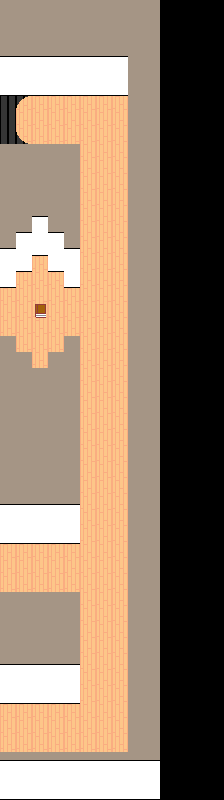

Below is a game level as drawn by its tile map, then a one-line description and the .tmx file that defines it, in full:
An orthogonal 14x50 tile map with 16x16 px tiles, 2 tile layers (Tile Layer 1, Tile Layer 2), 5 tilesets.

<map version="1.10" tiledversion="1.10.1" orientation="orthogonal" renderorder="right-down" width="14" height="50" tilewidth="16" tileheight="16" infinite="0" nextlayerid="3" nextobjectid="1">
 <tileset firstgid="1" source="ground tlst3.tsx" />
 <tileset firstgid="55" source="ground tlst6.tsx" />
 <tileset firstgid="109" source="building tileset1.tsx" />
 <tileset firstgid="197" source="building tileset0.tsx" />
 <tileset firstgid="467" source="ground tlst2.tsx" />
 <layer id="1" name="Tile Layer 1" width="14" height="50">
  <data encoding="csv">
467,467,467,467,467,467,467,467,467,467,0,0,0,0,
467,467,467,467,467,467,467,467,467,467,0,0,0,0,
467,467,467,467,467,467,467,467,467,467,0,0,0,0,
467,467,467,467,467,467,467,467,467,467,0,0,0,0,
226,226,226,226,226,226,226,226,467,467,0,0,0,0,
208,208,208,208,208,208,208,208,467,467,0,0,0,0,
60,60,21,21,21,21,21,21,467,467,0,0,0,0,
60,60,21,21,21,21,21,21,467,467,0,0,0,0,
60,60,21,21,21,21,21,21,467,467,0,0,0,0,
467,467,467,467,467,21,21,21,467,467,0,0,0,0,
467,467,467,467,467,21,21,21,467,467,0,0,0,0,
467,467,467,467,467,21,21,21,467,467,0,0,0,0,
467,467,467,467,467,21,21,21,467,467,0,0,0,0,
467,467,467,467,467,21,21,21,467,467,0,0,0,0,
467,467,226,467,467,21,21,21,467,467,0,0,0,0,
467,226,208,226,467,21,21,21,467,467,0,0,0,0,
226,208,21,208,226,21,21,21,467,467,0,0,0,0,
208,21,21,21,208,21,21,21,467,467,0,0,0,0,
21,21,21,21,21,21,21,21,467,467,0,0,0,0,
21,21,21,21,21,21,21,21,467,467,0,0,0,0,
21,21,21,21,21,21,21,21,467,467,0,0,0,0,
467,21,21,21,467,21,21,21,467,467,0,0,0,0,
467,467,21,467,467,21,21,21,467,467,0,0,0,0,
467,467,467,467,467,21,21,21,467,467,0,0,0,0,
467,467,467,467,467,21,21,21,467,467,0,0,0,0,
467,467,467,467,467,21,21,21,467,467,0,0,0,0,
467,467,467,467,467,21,21,21,467,467,0,0,0,0,
467,467,467,467,467,21,21,21,467,467,0,0,0,0,
467,467,467,467,467,21,21,21,467,467,0,0,0,0,
467,467,467,467,467,21,21,21,467,467,0,0,0,0,
467,467,467,467,467,21,21,21,467,467,0,0,0,0,
467,467,467,467,467,21,21,21,467,467,0,0,0,0,
226,226,226,226,226,21,21,21,467,467,0,0,0,0,
208,208,208,208,208,21,21,21,467,467,0,0,0,0,
21,21,21,21,21,21,21,21,467,467,0,0,0,0,
21,21,21,21,21,21,21,21,467,467,0,0,0,0,
21,21,21,21,21,21,21,21,467,467,0,0,0,0,
467,467,467,467,467,21,21,21,467,467,0,0,0,0,
467,467,467,467,467,21,21,21,467,467,0,0,0,0,
467,467,467,467,467,21,21,21,467,467,0,0,0,0,
467,467,467,467,467,21,21,21,467,467,0,0,0,0,
467,467,467,467,467,21,21,21,467,467,0,0,0,0,
226,226,226,226,226,21,21,21,467,467,0,0,0,0,
208,208,208,208,208,21,21,21,467,467,0,0,0,0,
21,21,21,21,21,21,21,21,467,467,0,0,0,0,
21,21,21,21,21,21,21,21,467,467,0,0,0,0,
21,21,21,21,21,21,21,21,467,467,0,0,0,0,
467,467,467,467,467,467,467,467,467,467,0,0,0,0,
226,226,226,226,226,226,226,226,226,226,0,0,0,0,
208,208,208,208,208,208,208,208,208,208,0,0,0,0
</data>
 </layer>
 <layer id="2" name="Tile Layer 2" width="14" height="50">
  <data encoding="csv">
0,0,0,0,0,0,0,0,0,0,0,0,0,0,
0,0,0,0,0,0,0,0,0,0,0,0,0,0,
0,0,0,0,0,0,0,0,0,0,0,0,0,0,
217,217,217,217,217,217,217,217,0,0,0,0,0,0,
0,0,0,0,0,0,0,0,0,0,0,0,0,0,
0,0,0,0,0,0,0,0,0,0,0,0,0,0,
0,10,0,0,0,0,0,0,0,0,0,0,0,0,
0,21,0,0,0,0,0,0,0,0,0,0,0,0,
0,19,0,0,0,0,0,0,0,0,0,0,0,0,
0,0,0,0,0,0,0,0,0,0,0,0,0,0,
0,0,0,0,0,0,0,0,0,0,0,0,0,0,
0,0,0,0,0,0,0,0,0,0,0,0,0,0,
0,0,0,0,0,0,0,0,0,0,0,0,0,0,
0,0,217,0,0,0,0,0,0,0,0,0,0,0,
0,217,0,217,0,0,0,0,0,0,0,0,0,0,
217,0,0,0,217,0,0,0,0,0,0,0,0,0,
0,0,0,0,0,0,0,0,0,0,0,0,0,0,
0,0,0,0,0,0,0,0,0,0,0,0,0,0,
0,0,0,0,0,0,0,0,0,0,0,0,0,0,
0,0,136,0,0,0,0,0,0,0,0,0,0,0,
0,0,0,0,0,0,0,0,0,0,0,0,0,0,
0,0,0,0,0,0,0,0,0,0,0,0,0,0,
0,0,0,0,0,0,0,0,0,0,0,0,0,0,
0,0,0,0,0,0,0,0,0,0,0,0,0,0,
0,0,0,0,0,0,0,0,0,0,0,0,0,0,
0,0,0,0,0,0,0,0,0,0,0,0,0,0,
0,0,0,0,0,0,0,0,0,0,0,0,0,0,
0,0,0,0,0,0,0,0,0,0,0,0,0,0,
0,0,0,0,0,0,0,0,0,0,0,0,0,0,
0,0,0,0,0,0,0,0,0,0,0,0,0,0,
0,0,0,0,0,0,0,0,0,0,0,0,0,0,
217,217,217,217,217,0,0,0,0,0,0,0,0,0,
0,0,0,0,0,0,0,0,0,0,0,0,0,0,
0,0,0,0,0,0,0,0,0,0,0,0,0,0,
0,0,0,0,0,0,0,0,0,0,0,0,0,0,
0,0,0,0,0,0,0,0,0,0,0,0,0,0,
0,0,0,0,0,0,0,0,0,0,0,0,0,0,
0,0,0,0,0,0,0,0,0,0,0,0,0,0,
0,0,0,0,0,0,0,0,0,0,0,0,0,0,
0,0,0,0,0,0,0,0,0,0,0,0,0,0,
0,0,0,0,0,0,0,0,0,0,0,0,0,0,
217,217,217,217,217,0,0,0,0,0,0,0,0,0,
0,0,0,0,0,0,0,0,0,0,0,0,0,0,
0,0,0,0,0,0,0,0,0,0,0,0,0,0,
0,0,0,0,0,0,0,0,0,0,0,0,0,0,
0,0,0,0,0,0,0,0,0,0,0,0,0,0,
0,0,0,0,0,0,0,0,0,0,0,0,0,0,
217,217,217,217,217,217,217,217,217,217,0,0,0,0,
0,0,0,0,0,0,0,0,0,0,0,0,0,0,
0,0,0,0,0,0,0,0,0,0,0,0,0,0
</data>
 </layer>
</map>
